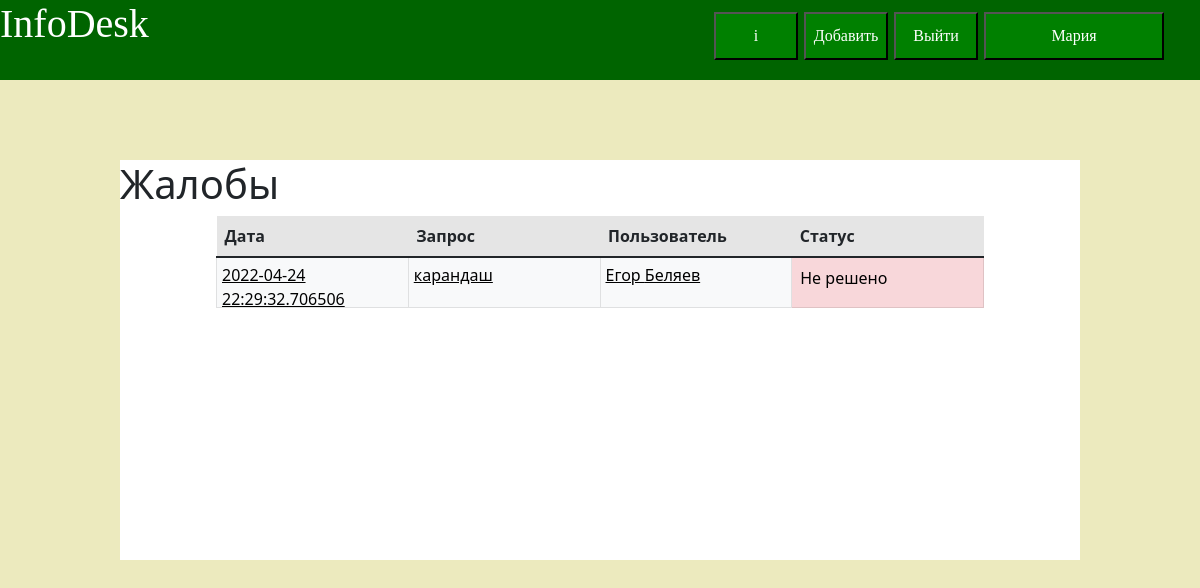
Before: /complaints (signed in) with the older database file.
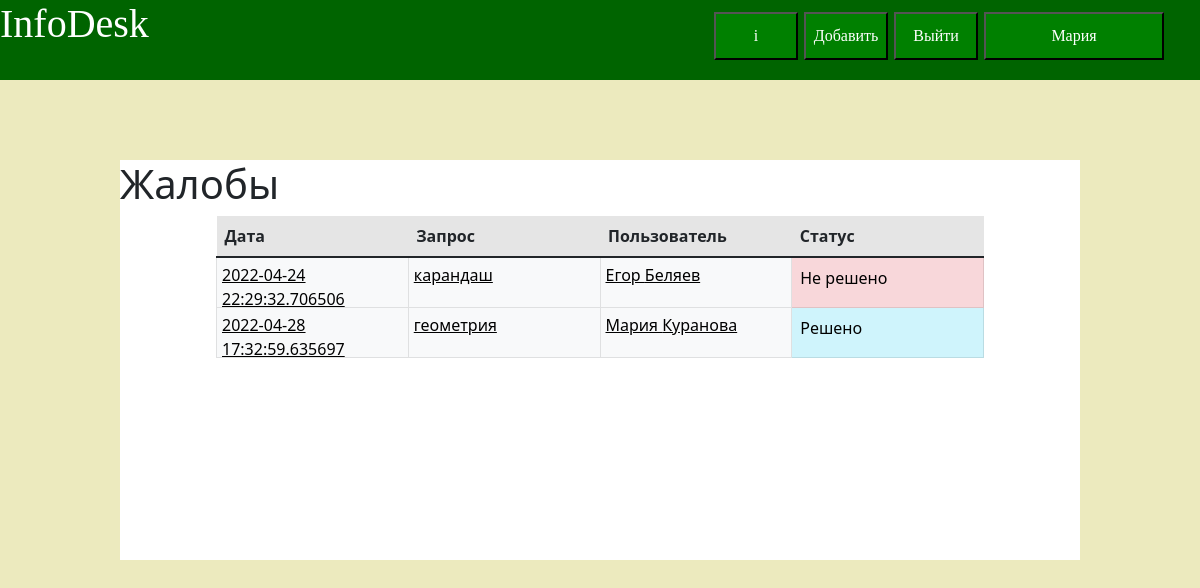
After: the same page with the newer database file.
### data/users.py (models this page shows, shortened)
class User(SqlAlchemyBase, UserMixin, SerializerMixin):
    __tablename__ = 'users'
    id = sqlalchemy.Column(sqlalchemy.Integer,
                           primary_key=True, autoincrement=True)
    surname = sqlalchemy.Column(sqlalchemy.String, nullable=False)
    name = sqlalchemy.Column(sqlalchemy.String, nullable=False)
    points = sqlalchemy.Column(sqlalchemy.Integer, default=0)
    email = sqlalchemy.Column(sqlalchemy.String, unique=True, nullable=False, index=True)
    __hashed_password = sqlalchemy.Column(sqlalchemy.String, nullable=False)
    modified_date = sqlalchemy.Column(sqlalchemy.DateTime,
                                      default=datetime.datetime.now)
    type_of_user = sqlalchemy.Column(sqlalchemy.Integer, default=0)
    information = orm.relation("Information", back_populates='user')
    comments = orm.relation("Comment", back_populates='user')
    queries = orm.relation('OldQueries', back_populates='user')
    tokens = orm.relation('APIToken', back_populates='user')

### data/complaints.py (models this page shows, shortened)
class Complaints(SqlAlchemyBase):
    __tablename__ = 'complaints'
    id = sqlalchemy.Column(sqlalchemy.Integer, primary_key=True, autoincrement=True)
    information_id = sqlalchemy.Column(sqlalchemy.Integer, sqlalchemy.ForeignKey('information.id'), nullable=False)
    user_id = sqlalchemy.Column(sqlalchemy.Integer, sqlalchemy.ForeignKey('users.id'), nullable=False)
    modified_date = sqlalchemy.Column(sqlalchemy.DateTime,
                                      default=datetime.datetime.now)
    text = sqlalchemy.Column(sqlalchemy.String, nullable=False)
    is_reading = sqlalchemy.Column(sqlalchemy.Boolean, default=False)
    information = orm.relation('Information')
    user = orm.relation('User')
    def get_complaints_text(self):
        return self.text
    def get_complaints_information(self):
        return {
            'text': self.get_complaints_text(),
            'user_name': self.user.name,
            'user_surname': self.user.surname,
            'modified_date': self.modified_date,
            'is_reading': self.is_reading,
            'main_word': self.information.get_main_word(),
            'id': self.id
            }

### data/words.py (models this page shows, shortened)
class Word(SqlAlchemyBase):
    __tablename__ = 'words'
    id = sqlalchemy.Column(sqlalchemy.Integer, primary_key=True, autoincrement=True)
    word = sqlalchemy.Column(sqlalchemy.String, nullable=False, unique=True)
    all_information = orm.relation("InformationByWord", back_populates='word')

### main.py (the view)
@app.route('/complaints')
def get_all_complaints():
    current_user = flask_login.current_user
    if not current_user.is_authenticated:
        return redirect('/login')
    db = db_session.create_session()
    if current_user.type_of_user != 2:
        db.close()
        abort(404)
    complaints_information = get_complaints_information(db)
    db.close()
    return render_template('all_complaints.html', complaints=complaints_information)

### data/db_session.py (called while the page is built)
def create_session() -> Session:
    global __factory
    return __factory()

### data/information.py (called while the page is built)
    def get_main_word(self):
        try:
            word = self.all_words[0].word.word
            return word
        except IndexError as e:
            self.is_blocked = True
            logger.log(id=self.id, error=e)
            return

### func/get_complaints.py (called while the page is built)
def get_complaints_information(db):
    res = [i.get_complaints_information() for i in db.query(Complaints).all()]
    res.sort(key=lambda x: x['is_reading'])
    return res

### main.py (called while the page is built)
@login_manager.user_loader
def load_user(user_id):
    db_sess = db_session.create_session()
    return db_sess.query(User).get(user_id)

### templates/all_complaints.html (shortened to what this page needs)
{% extends "headline.html" %}
{% block content %}
<html lang="ru">
<head>
</head>
<body>
<div class="content_block" style="font-display: 'Lobster', cursive; height: 50%;">
    <h1>Жалобы</h1>
    <div style="left: 10%; right: 10%; width: 80%; position: absolute;">
        <table class="table">
          <thead>
            <tr class="table-active">
              <th scope="col">Дата</th>
              <th scope="col">Запрос</th>
                <th scope="col">Пользователь</th>
                <th scope="col">Статус</th>
            </tr>
          </thead>
          <tbody>
        {% for i in complaints %}
         <tr>
                <td class="table-light"><a style="position: absolute;
        left: 0; right: 0;
        top: 0; bottom: 0;
        padding: 5px;
        color: black;" href="complaint/{{ i['id'] }}">{{ i['modified_date'] }}</a></td>
                <td class="table-light"><a style="position: absolute;
        left: 0; right: 0;
        top: 0; bottom: 0;
        padding: 5px;
        color: black;" href="complaint/{{ i['id'] }}">{{ i["main_word"] }}</a></td>
                <td class="table-light"><a style="position: absolute;
        left: 0; right: 0;
        top: 0; bottom: 0;
        padding: 5px;
        color: black;" href="complaint/{{ i['id'] }}">{{ i["user_name"] }} {{ i["user_surname"] }}</a></td>
             {% if not i['is_reading'] %}
             <td class="table-danger">Не решено</td>
        {% else %}
             <td class="table-info">Решено</td>
        {% endif %}
            </tr>
        {% endfor %}
          </tbody>
        </table>
    </div>
</div>
</body>
</html>
{% endblock %}

### templates/headline.html (shortened to what this page needs)
<!DOCTYPE html>
<html lang="ru">
<head>
    <link rel="stylesheet"
          href="../static/css/bootstrap.min.css">
    <link href="../static/fonts/Lobster-Regular.ttf" rel="stylesheet">
    <link href="../static/css/styles.css" rel="stylesheet">
</head>
<body>
<div class="block">
    <a style="text-decoration: none" href="/">
        <div><h1 style="color: white" class="font_block_lobster">InfoDesk</h1></div>
    </a>
    {% if current_user.is_authenticated %}
    <a href="/my-office"><button class="register_button" style="color: white">{{ current_user.name }}</button></a>
    <a href="/logout"><button class="login_block_button" style="color: white">Выйти</button></a>
    <a href="/add-new/Новая"><button class="login_block_button" style="left: 67%; color: white;">Добавить</button></a>
    <a href="/site"><button class="login_block_button" style="color: white; wight: 50px; left: 59.5%;">i</button></a>
    {% endif %}
</div>
<main role="main" class="container">
    {% block content %}{% endblock %}
</main>
</body>
</html>

### static/css/styles.css (style rules this page uses)
.block { position: fixed; width: 100%; height: 80px; background-color: #006400; z-index: 6; }
.content_block { position: absolute; height: 150%; z-index: 2; left: 10%; right: 10%; bottom: 10%; top: 160px; background-color: white; }
.font_block_lobster { font-family: 'Lobster', cursive; }
.login_block_button { font-family: 'Lobster', cursive; position: absolute; width: 7%; height: 60%; background-color: #008000; left: 74.5%; top: 15%; }
.register_button { font-family: 'Lobster', cursive; position: absolute; width: 15%; height: 60%; background-color: #008000; left: 82%; top: 15%; }

### templates/all_complaints.html (style rules this page uses)
table { table-layout: fixed; width: 100%; }
td { border: 1px solid #333; padding: 5px; position: relative; height: 50px; }

Changed rows visible on the page:
added Complaints: modified_date "2022-04-28 17:32:59.635697"
added Word: main_word "геометрия"
Other visible differences:
new list line: "Мария Куранова"
new list line: "Решено"
